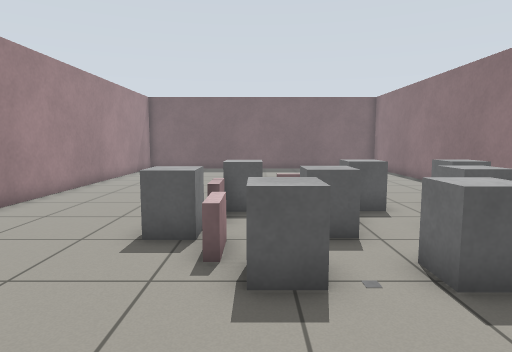
View 1 (above)

12 first-person views from a walk through a world built for the Gazebo simulator. The camera is 0.98 m above the floor, tilts 6° down and sees 75° across. The floor is counted in squares, 0.5 m on a side. Each view is taken from the middle of a square. On the plan, view 1 faces up. The plan holds only what a view shows up to about 18 squares ahead; the rest is blank. Surface patterns are stand-ins for the level's own textures.

View 2
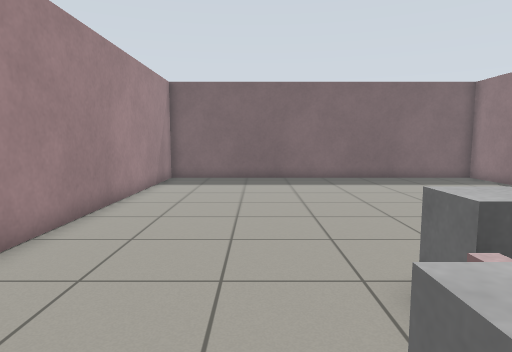

View 3
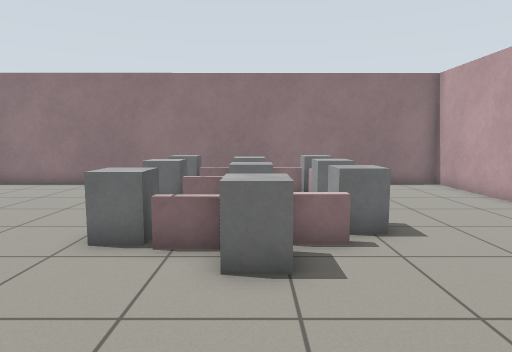

View 4
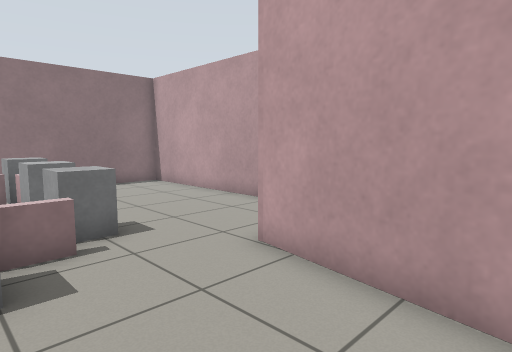

View 5
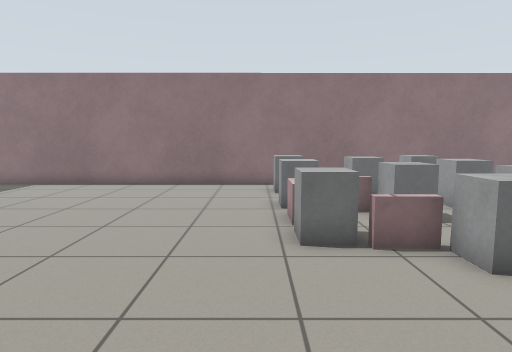

View 6
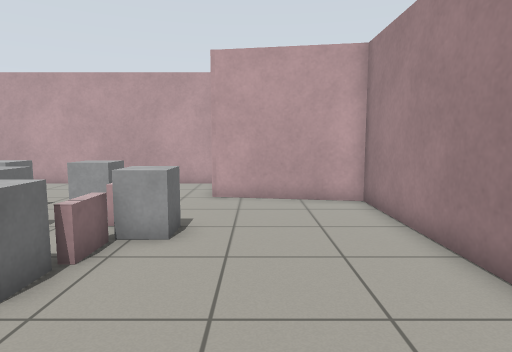

View 7
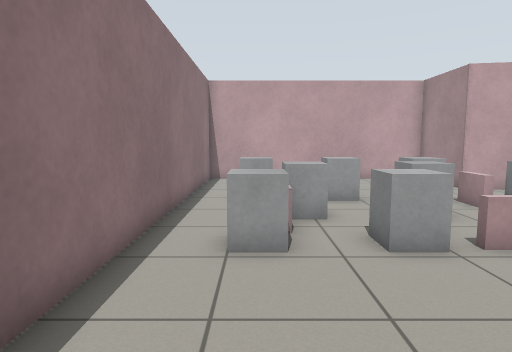

View 8
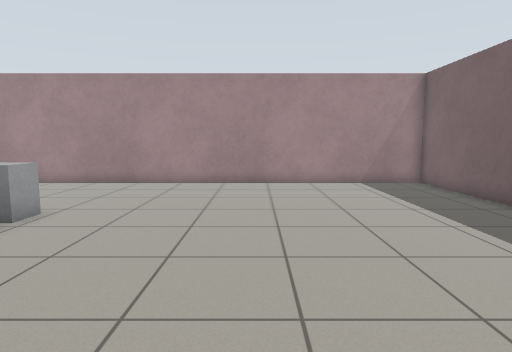

View 9
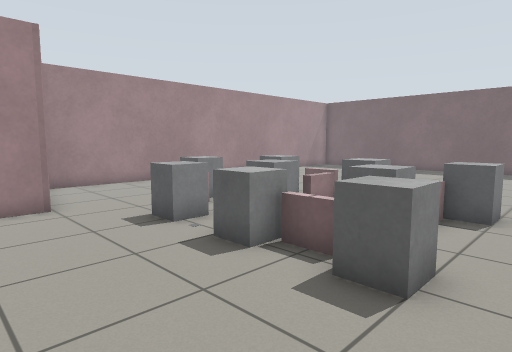

View 10
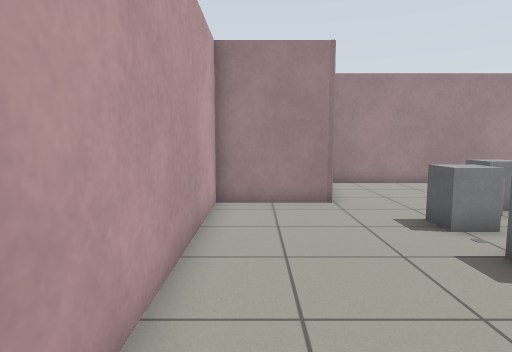

View 11
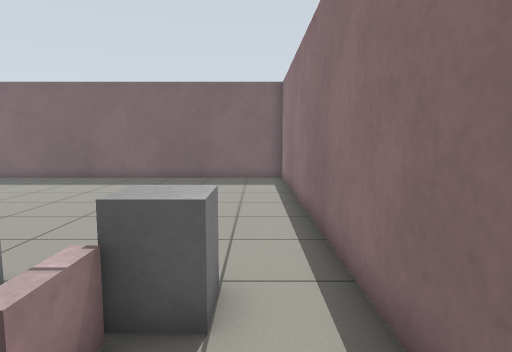

View 12
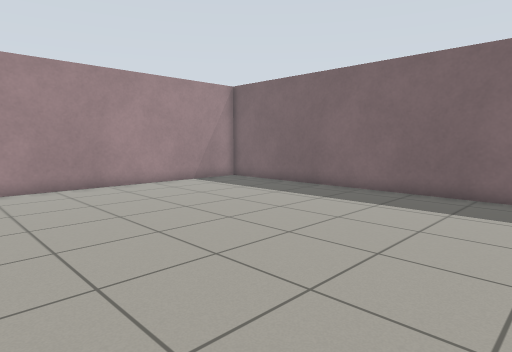

### Floor plan
Points are (right, up) in squares from view 1. A wall is a line through its corners. A room is listed if a view was taken in it or the views show most of it. See-through windows are left out.
Room 1 (views 1, 2, 3, 4, 5, 6, 7, 8, 9, 10, 11, 12)
walls: (-2.5, 2.4) (-2.5, -1.3) (8.4, -1.3) (8.4, 23.7) (-7.5, 23.7) (-7.5, 3.2) (-2.5, 2.4)
low walls: (0.6, 10.2) (1.9, 10.2); (2, 9.9) (0.6, 9.9); (2.4, 9.1) (2.4, 7.7); (-0.8, 8.9) (-0.8, 7.8); (2.1, 7.7) (2.1, 9.1); (-1.1, 7.6) (-1.1, 8.9); (5.5, 9.1) (5.5, 8.4); (5.2, 8.4) (5.2, 9.1); (-0.6, 6.5) (-0.6, 5.1); (-0.9, 5.1) (-0.9, 6.4); (5.2, 5.1) (5.2, 6.4); (5.1, 4.8) (3.9, 4.8)
objects: grey box (-2, 7) to (-1, 7); grey box (-1, 9) to (0, 10); grey box (0, 4) to (1, 5); grey box (1, 7) to (2, 7); grey box (3, 4) to (3, 5); grey box (3, 9) to (3, 10); grey box (4, 7) to (5, 8); grey box (6, 4) to (6, 5); grey box (6, 9) to (6, 10)

Where each view was taken, in squares from view 1:
view 1: 0 up, 0 right, facing up
view 2: 6 up, 3 left, facing up
view 3: 7 up, 7 left, facing right
view 4: 7 up, 7 left, facing down-right
view 5: 11 up, 7 left, facing right
view 6: 14 up, 4 left, facing down
view 7: 16 up, 6 right, facing down
view 8: 16 up, 8 right, facing left
view 9: 0 up, 8 right, facing up-left
view 10: 0 up, 8 right, facing left
view 11: 6 up, 7 right, facing up
view 12: 11 up, 7 right, facing up-left
